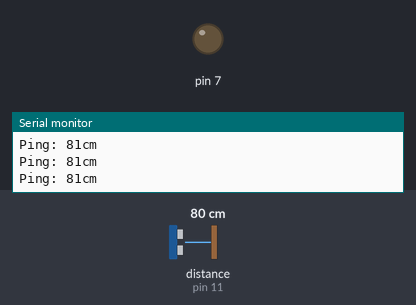
Bench run of a sketch on a simulated Arduino Uno, built with avr-gcc and run on an emulated ATmega328P. On the bench: output pins drawn as LEDs (lit = HIGH), the last lines printed to the serial monitor. The inputs (shaded band) are chosen by the test bench; at power-on: distance to the obstacle (sensor on pin 11) 80 cm. The echo pulse lasts 58.3 µs per cm.

Above: at 1.2 s.
1.3 s: distance to the obstacle (sensor on pin 11) set to 16 cm
2.8 s: distance to the obstacle (sensor on pin 11) set to 12 cm
At 3.8 s:
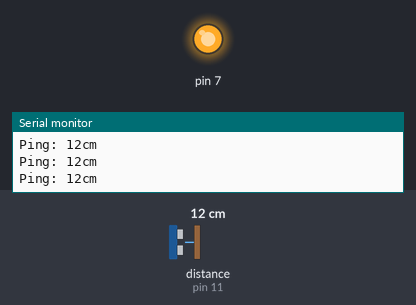
4.3 s: distance to the obstacle (sensor on pin 11) set to 18 cm
At 5.5 s:
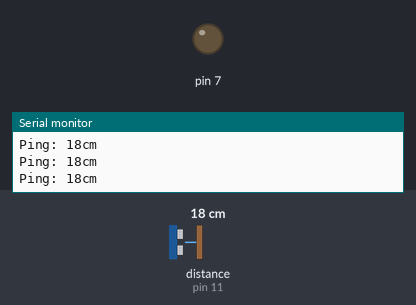
5.8 s: distance to the obstacle (sensor on pin 11) set to 2 cm
At 6.6 s:
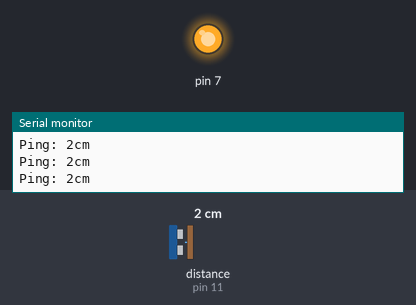
Timing chart, 0 to 8.3 s (numbered marks = the images above; inputs shaded):
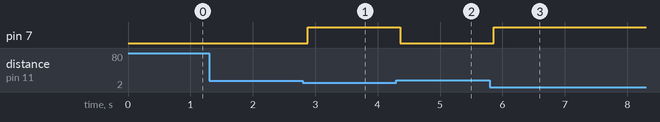

The sketch:

Ultrasonic_Sensor.ino
```cpp
#include <NewPing.h>

#define TRIGGER_PIN  12  // Arduino pin tied to trigger pin on the ultrasonic sensor.
#define ECHO_PIN     11  // Arduino pin tied to echo pin on the ultrasonic sensor.
#define MAX_DISTANCE 400 // Maximum distance we want to ping for (in centimeters). Maximum sensor distance is rated at 400-500cm.

NewPing sonar(TRIGGER_PIN, ECHO_PIN, MAX_DISTANCE); // NewPing setup of pins and maximum distance.

void setup() {
  Serial.begin(9600); // Open serial monitor at 115200 baud to see ping results.
  pinMode(7,OUTPUT);
}

void loop()
{
  int data=sonar.ping_cm();
  delay(50);                     // Wait 50ms between pings (about 20 pings/sec). 29ms should be the shortest delay between pings.
  Serial.print("Ping: ");
  Serial.print(sonar.ping_cm()); // Send ping, get distance in cm and print result (0 = outside set distance range)
  Serial.println("cm");

  if(data<15)
  {
    digitalWrite(7,HIGH);
  }
  else
  {
    digitalWrite(7,LOW);
  }
}
```

Measured:
- the behaviour switches between 15 and 14 cm on distance to the obstacle (sensor on pin 11) (found by bisection; images 0 and 1)
- after the input at 2.8 s, pin 7: LOW → HIGH after 0.08 s
- after the input at 4.3 s, pin 7: HIGH → LOW after 0.06 s
- after the input at 5.8 s, pin 7: LOW → HIGH after 0.06 s
